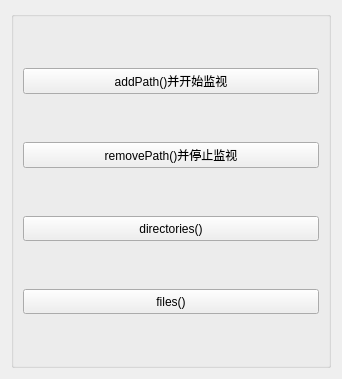
      <widget class="QWidget" name="pageWatcher">
       <property name="geometry">
        <rect>
         <x>0</x>
         <y>0</y>
         <width>342</width>
         <height>379</height>
        </rect>
       </property>
       <attribute name="icon">
        <iconset resource="res.qrc">
         <normaloff>:/images/images/714.bmp</normaloff>:/images/images/714.bmp</iconset>
       </attribute>
       <attribute name="label">
        <string>QFileSystemWatcher类</string>
       </attribute>
       <layout class="QVBoxLayout" name="verticalLayout_9">
        <item>
         <widget class="QGroupBox" name="groupBox_11">
          <property name="title">
           <string/>
          </property>
          <layout class="QVBoxLayout" name="verticalLayout_6">
           <item>
            <widget class="QPushButton" name="pushButton_46">
             <property name="minimumSize">
              <size>
               <width>0</width>
               <height>25</height>
              </size>
             </property>
             <property name="toolTip">
              <string>Adds path to the file system watcher if path exists.</string>
             </property>
             <property name="text">
              <string>addPath()并开始监视</string>
             </property>
            </widget>
           </item>
           <item>
            <widget class="QPushButton" name="pushButton_47">
             <property name="minimumSize">
              <size>
               <width>0</width>
               <height>25</height>
              </size>
             </property>
             <property name="toolTip">
              <string>Removes the specified path from the file system watcher.</string>
             </property>
             <property name="text">
              <string>removePath()并停止监视</string>
             </property>
            </widget>
           </item>
           <item>
            <widget class="QPushButton" name="pushButton_52">
             <property name="minimumSize">
              <size>
               <width>0</width>
               <height>25</height>
              </size>
             </property>
             <property name="toolTip">
              <string>Returns a list of paths to directories that are being watched.</string>
             </property>
             <property name="text">
              <string>directories()</string>
             </property>
            </widget>
           </item>
           <item>
            <widget class="QPushButton" name="pushButton_57">
             <property name="minimumSize">
              <size>
               <width>0</width>
               <height>25</height>
              </size>
             </property>
             <property name="toolTip">
              <string>Returns a list of paths to files that are being watched.</string>
             </property>
             <property name="text">
              <string>files()</string>
             </property>
            </widget>
           </item>
          </layout>
         </widget>
        </item>
       </layout>
      </widget>
